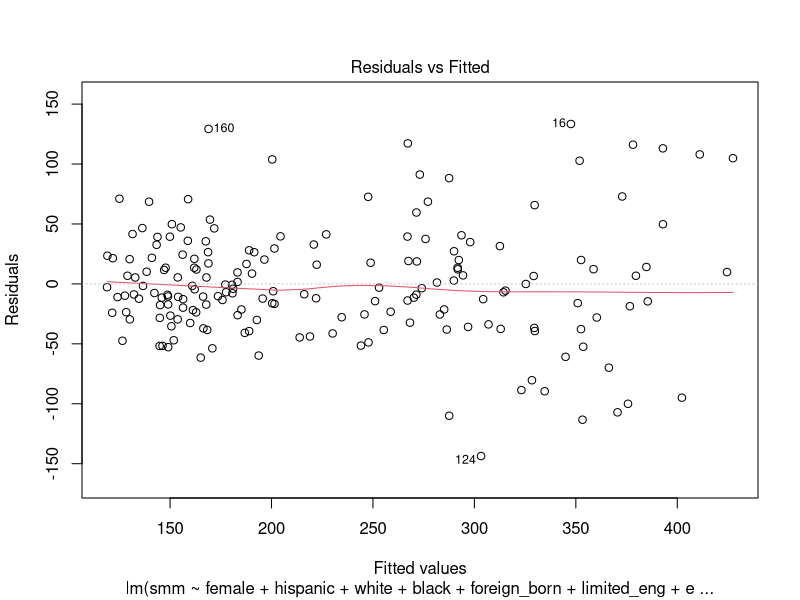
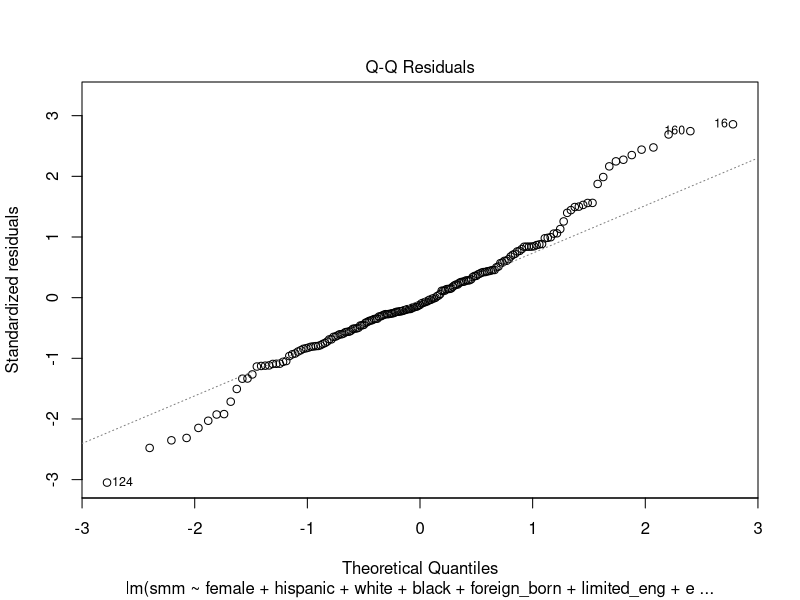
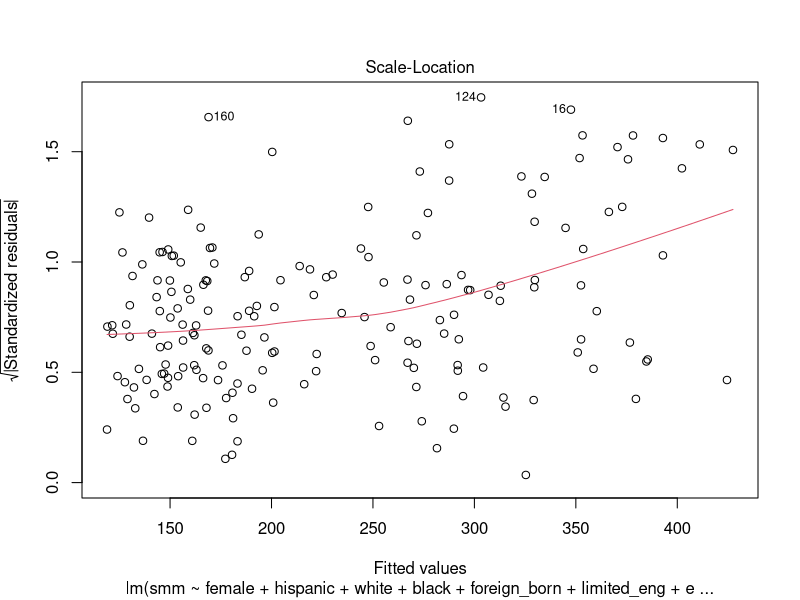
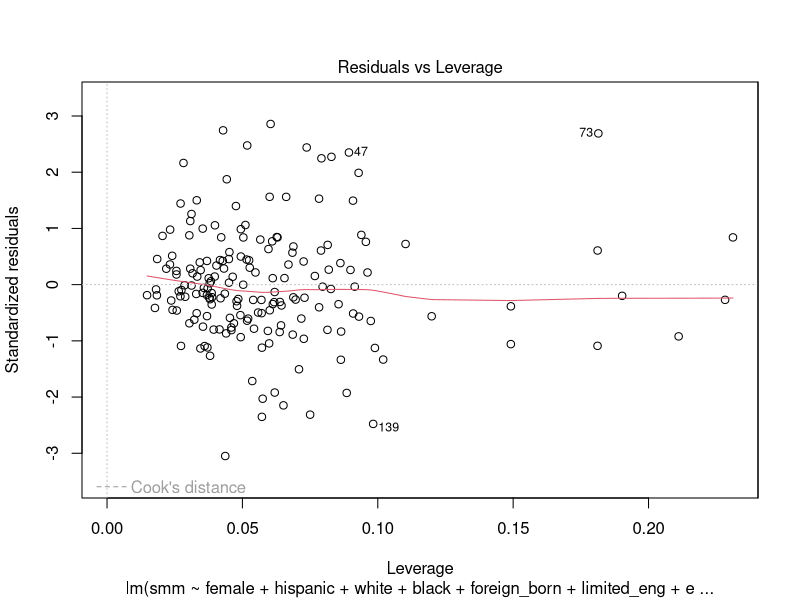

Recreate these plots in R, in order.
## ---- chunk 1
library(tidyverse)
library(dplyr)
library(readxl)
library(readr)
library(ggpubr)
library(corrplot)
library(RColorBrewer)
library(Hmisc)
library(patchwork)
library(rstatix)
library(glmnet)
library(MASS)

knitr::opts_chunk$set(
	fig.width = 9, 
  fig.asp = .6,
  out.width = "90%",
	warning = FALSE,
	message = FALSE
)
theme_set(theme_minimal() + theme(legend.position = "bottom"))
options(
  ggplot2.continuous.colour = "viridis",
  ggplot2.continuous.fill = "viridis"
)
scale_colour_discrete = scale_colour_viridis_d
scale_fill_discrete = scale_fill_viridis_d
## ---- chunk 2
#Combined predictors with SMM outcome
predictor_df = read.csv("./data/predictors.csv")
outcome_df = read.csv("./data/outcomes.csv")
smm_df = predictor_df %>% 
  mutate(smm = outcome_df$smm)

#Fit the full model 
full_smm_linear.model <- lm(smm~., data = smm_df)
#Stepwise regression model
step_smm_linear.model <- stepAIC(full_smm_linear.model, direction = "both", 
                      trace = FALSE)

#Display converged model
step_smm_linear.model %>% 
  broom::tidy() %>%
  knitr::kable(digits = 3)
## ---- chunk 3
#Regression diagnostics
plot(step_smm_linear.model)

#Shapiro test
smm_linear_shapiro = shapiro.test(residuals(step_smm_linear.model))
## ---- chunk 4
full_smm_poisson.model <- glm(smm~., data=smm_df, family=poisson(link = "log"))

step_smm_poisson.model <- stepAIC(full_smm_poisson.model, direction = "both", 
                      trace = FALSE)

#Display converged model
step_smm_poisson.model %>% 
  broom::tidy() %>%
  knitr::kable(digits = 3)
## ---- chunk 5
full_smm_neg_bin.model <- glm.nb(smm~., data=smm_df)

step_smm_neg_bin.model <- stepAIC(full_smm_neg_bin.model, direction = "both", 
                      trace = FALSE)

#Display converged model
step_smm_neg_bin.model %>% 
  broom::tidy() %>%
  knitr::kable(digits = 3)
## ---- chunk 6
theory_smm_neg_bin.model <- glm.nb(smm~ late_no_prenatal_care + clinics_and_chc_density + medicaid_enroll + hispanic + black, data=smm_df)

#Display converged model
theory_smm_neg_bin.model %>% 
  broom::tidy() %>%
  knitr::kable(digits = 3)
